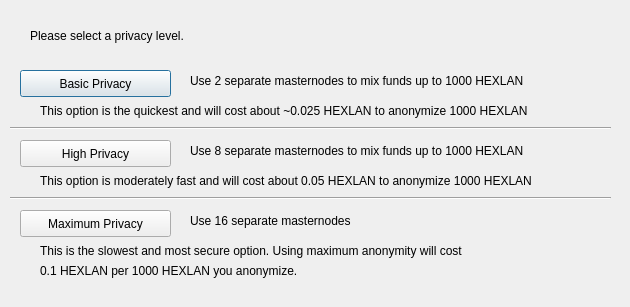
<?xml version="1.0" encoding="UTF-8"?>
<ui version="4.0">
 <class>DarksendConfig</class>
 <widget class="QDialog" name="DarksendConfig">
  <property name="geometry">
   <rect>
    <x>0</x>
    <y>0</y>
    <width>630</width>
    <height>307</height>
   </rect>
  </property>
  <property name="windowTitle">
   <string>Configure Darksend</string>
  </property>
  <widget class="QPushButton" name="buttonBasic">
   <property name="geometry">
    <rect>
     <x>20</x>
     <y>70</y>
     <width>151</width>
     <height>27</height>
    </rect>
   </property>
   <property name="text">
    <string>Basic Privacy</string>
   </property>
  </widget>
  <widget class="QPushButton" name="buttonHigh">
   <property name="geometry">
    <rect>
     <x>20</x>
     <y>140</y>
     <width>151</width>
     <height>27</height>
    </rect>
   </property>
   <property name="text">
    <string>High Privacy</string>
   </property>
  </widget>
  <widget class="QPushButton" name="buttonMax">
   <property name="geometry">
    <rect>
     <x>20</x>
     <y>210</y>
     <width>151</width>
     <height>27</height>
    </rect>
   </property>
   <property name="text">
    <string>Maximum Privacy</string>
   </property>
  </widget>
  <widget class="QLabel" name="label">
   <property name="geometry">
    <rect>
     <x>30</x>
     <y>20</y>
     <width>571</width>
     <height>31</height>
    </rect>
   </property>
   <property name="text">
    <string>Please select a privacy level.</string>
   </property>
  </widget>
  <widget class="QLabel" name="label_2">
   <property name="geometry">
    <rect>
     <x>190</x>
     <y>70</y>
     <width>421</width>
     <height>21</height>
    </rect>
   </property>
   <property name="text">
    <string>Use 2 separate masternodes to mix funds up to 1000 HEXLAN</string>
   </property>
  </widget>
  <widget class="QLabel" name="label_3">
   <property name="geometry">
    <rect>
     <x>190</x>
     <y>140</y>
     <width>411</width>
     <height>21</height>
    </rect>
   </property>
   <property name="text">
    <string>Use 8 separate masternodes to mix funds up to 1000 HEXLAN</string>
   </property>
  </widget>
  <widget class="QLabel" name="label_4">
   <property name="geometry">
    <rect>
     <x>190</x>
     <y>210</y>
     <width>421</width>
     <height>21</height>
    </rect>
   </property>
   <property name="text">
    <string>Use 16 separate masternodes</string>
   </property>
  </widget>
  <widget class="QLabel" name="label_6">
   <property name="geometry">
    <rect>
     <x>40</x>
     <y>100</y>
     <width>561</width>
     <height>21</height>
    </rect>
   </property>
   <property name="text">
    <string>This option is the quickest and will cost about ~0.025 HEXLAN to anonymize 1000 HEXLAN</string>
   </property>
  </widget>
  <widget class="QLabel" name="label_7">
   <property name="geometry">
    <rect>
     <x>40</x>
     <y>170</y>
     <width>561</width>
     <height>21</height>
    </rect>
   </property>
   <property name="text">
    <string>This option is moderately fast and will cost about 0.05 HEXLAN to anonymize 1000 HEXLAN</string>
   </property>
  </widget>
  <widget class="QLabel" name="label_8">
   <property name="geometry">
    <rect>
     <x>40</x>
     <y>240</y>
     <width>561</width>
     <height>21</height>
    </rect>
   </property>
   <property name="text">
    <string>This is the slowest and most secure option. Using maximum anonymity will cost</string>
   </property>
  </widget>
  <widget class="QLabel" name="label_9">
   <property name="geometry">
    <rect>
     <x>40</x>
     <y>260</y>
     <width>561</width>
     <height>21</height>
    </rect>
   </property>
   <property name="text">
    <string>0.1 HEXLAN per 1000 HEXLAN you anonymize.</string>
   </property>
  </widget>
  <widget class="Line" name="line">
   <property name="geometry">
    <rect>
     <x>10</x>
     <y>120</y>
     <width>601</width>
     <height>16</height>
    </rect>
   </property>
   <property name="orientation">
    <enum>Qt::Horizontal</enum>
   </property>
  </widget>
  <widget class="Line" name="line_2">
   <property name="geometry">
    <rect>
     <x>10</x>
     <y>190</y>
     <width>601</width>
     <height>16</height>
    </rect>
   </property>
   <property name="orientation">
    <enum>Qt::Horizontal</enum>
   </property>
  </widget>
 </widget>
 <resources/>
 <connections/>
</ui>
